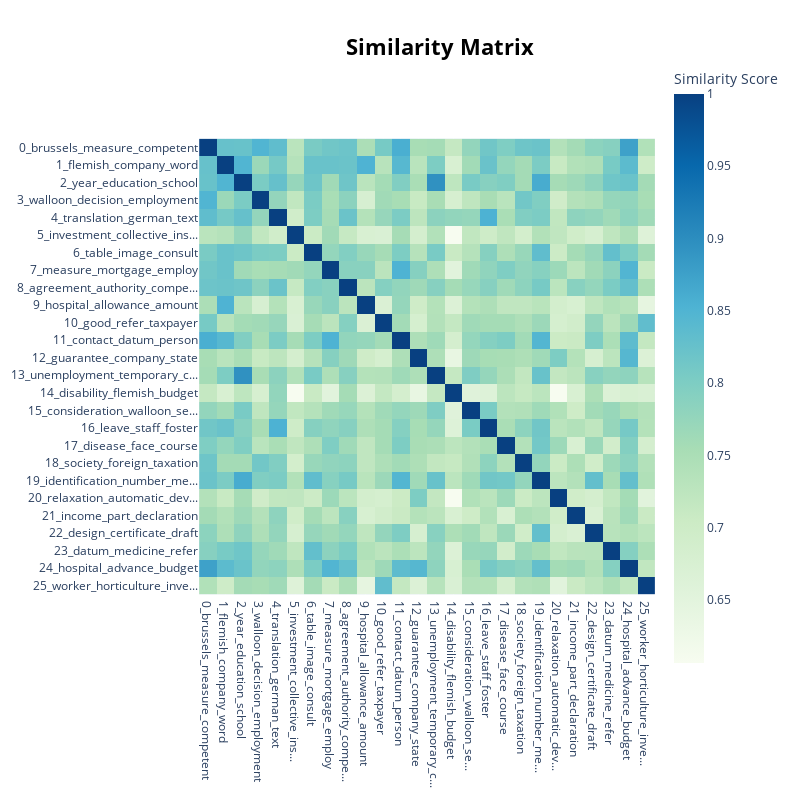

Notebook cell for this chart:
### Code cell
topic_model.visualize_heatmap()

### Figure 1 — Plotly figure (JSON) as saved in the notebook; plotly's stock layout.template omitted (floating-point values rounded to 4 significant figures; data arrays with more than 128 entries replaced by an {"elided": "..."} marker saying what was removed)
{"data": [{"coloraxis": "coloraxis", "hovertemplate": "x: %{x}<br>y: %{y}<br>Similarity Score: %{z}<extra></extra>", "name": "0", "type": "heatmap", "x": ["0_brussels_measure_competent", "1_flemish_company_word", "2_year_education_school", "3_walloon_decision_employment", "4_translation_german_text", "5_investment_collective_ins...", "6_table_image_consult", "7_measure_mortgage_employ", "8_agreement_authority_compe...", "9_hospital_allowance_amount", "10_good_refer_taxpayer", "11_contact_datum_person", "12_guarantee_company_state", "13_unemployment_temporary_c...", "14_disability_flemish_budget", "15_consideration_walloon_se...", "16_leave_staff_foster", "17_disease_face_course", "18_society_foreign_taxation", "19_identification_number_me...", "20_relaxation_automatic_dev...", "21_income_part_declaration", "22_design_certificate_draft", "23_datum_medicine_refer", "24_hospital_advance_budget", "25_worker_horticulture_inve..."], "xaxis": "x", "y": ["0_brussels_measure_competent", "1_flemish_company_word", "2_year_education_school", "3_walloon_decision_employment", "4_translation_german_text", "5_investment_collective_ins...", "6_table_image_consult", "7_measure_mortgage_employ", "8_agreement_authority_compe...", "9_hospital_allowance_amount", "10_good_refer_taxpayer", "11_contact_datum_person", "12_guarantee_company_state", "13_unemployment_temporary_c...", "14_disability_flemish_budget", "15_consideration_walloon_se...", "16_leave_staff_foster", "17_disease_face_course", "18_society_foreign_taxation", "19_identification_number_me...", "20_relaxation_automatic_dev...", "21_income_part_declaration", "22_design_certificate_draft", "23_datum_medicine_refer", "24_hospital_advance_budget", "25_worker_horticulture_inve..."], "yaxis": "y", "z": {"elided": "26x26 float values"}}], "layout": {"coloraxis": {"colorbar": {"title": {"text": "Similarity Score"}}, "colorscale": [[0, "rgb(247,252,240)"], [0.125, "rgb(224,243,219)"], [0.25, "rgb(204,235,197)"], [0.375, "rgb(168,221,181)"], [0.5, "rgb(123,204,196)"], [0.625, "rgb(78,179,211)"], [0.75, "rgb(43,140,190)"], [0.875, "rgb(8,104,172)"], [1, "rgb(8,64,129)"]]}, "height": 800, "hoverlabel": {"bgcolor": "white", "font": {"family": "Rockwell", "size": 16}}, "legend": {"title": {"text": "Trend"}}, "margin": {"t": 60}, "showlegend": true, "title": {"font": {"color": "Black", "size": 22}, "text": "<b>Similarity Matrix", "x": 0.55, "xanchor": "center", "y": 0.95, "yanchor": "top"}, "width": 800, "xaxis": {"anchor": "y", "constrain": "domain", "domain": [0, 1], "scaleanchor": "y"}, "yaxis": {"anchor": "x", "autorange": "reversed", "constrain": "domain", "domain": [0, 1]}}}
